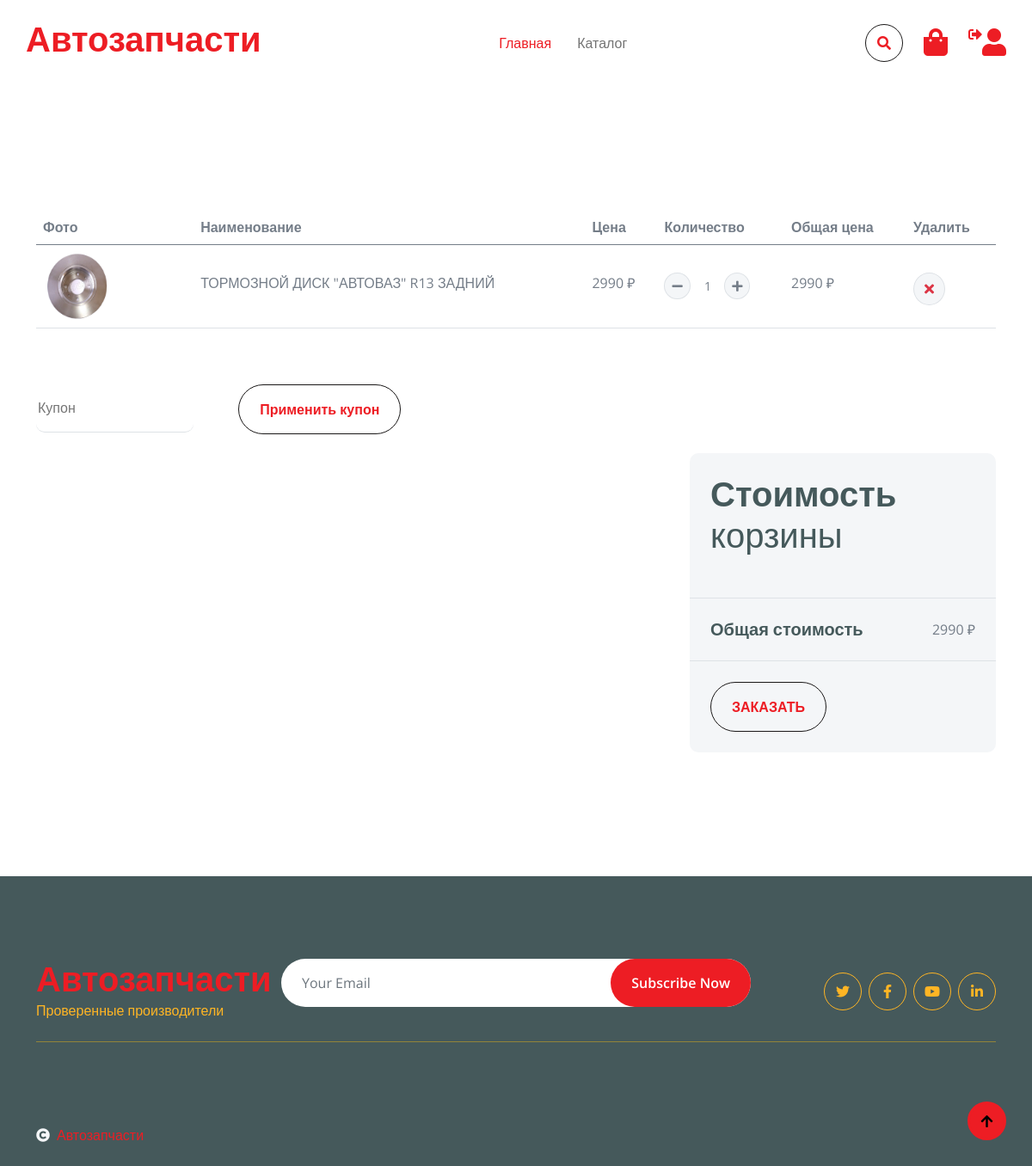
Page /basket/ (signed in) on the committed database.
### shop/models.py (models this page shows, shortened)
class Basket(models.Model):
    user = models.ForeignKey(CustomUser, on_delete=models.CASCADE, null=True)
    product = models.ForeignKey(Product, on_delete=models.CASCADE)
    quantity = models.PositiveIntegerField(default=0)
    created_timestamp = models.DateTimeField(auto_now_add=True)
    def sum(self):
        return self.quantity * self.product.price

class Product(models.Model):
    SEASON_CHOICES = (
        ('all', 'Всесезоная'),
        ('sum', 'Зимняя'),
        ('win', 'Летняя'),
    )
    category = models.ManyToManyField(Category, verbose_name='Категория', null=True)
    manufacturer = models.ForeignKey(Manufacturer, on_delete=models.CASCADE, verbose_name='Производитель', null=True)
    name = models.CharField(max_length=128)
    season = models.CharField(max_length=3, choices=SEASON_CHOICES, verbose_name='Сезонность')
    price = models.PositiveIntegerField(default=0, verbose_name='стоимость')
    short_description = models.CharField(max_length=50, verbose_name='Короткое описание', null=True, blank=True)
    description = models.TextField(null=True, blank=True, verbose_name='Описание')
    attributes = models.JSONField(null=True, blank=True, verbose_name='Атрибуты')
    image = models.ImageField(upload_to='products-image/', verbose_name='Изображение товара', null=True)

### shop/views.py (the view)
# urls.py: path('basket/', BasketListView.as_view(), name='basket'),
class BasketListView(ListView):
    template_name = 'shop/cart.html'
    def get_queryset(self):
        return Basket.objects.filter(user=self.request.user)
    def get_total_quantity(self):
        baskets = self.get_queryset()
        return sum(basket.quantity for basket in baskets)
    def get_total_sum(self):
        baskets = self.get_queryset()
        return sum(basket.sum() for basket in baskets)
    def get(self, request):
        context = {
            'object_list': self.get_queryset(),
            'total_quantity': self.get_total_quantity(),
            'total_sum': self.get_total_sum()
        }
        return render(request, self.template_name, context)

### shop/templates/shop/cart.html (shortened to what this page needs)
{% extends 'shop/base.html' %}
{% load static %}
{% block content %}
<div class="mt-5 container-fluid py-5">
            <div class="container py-5">
                <div class="table-responsive">
                    {% if object_list %}
                    <table class="table">
                        <thead>
                          <tr>
                            <th scope="col">Фото</th>
                            <th scope="col">Наименование</th>
                            <th scope="col">Цена</th>
                            <th scope="col">Количество</th>
                            <th scope="col">Общая цена</th>
                            <th scope="col">Удалить</th>
                          </tr>
                        </thead>
                        <tbody>
                        {%for basket in object_list %}
                            <tr>
                                <th scope="row">
                                    <div class="d-flex align-items-center">
                                        <img src="{{ basket.product.image.url }}" class="img-fluid me-5 rounded-circle" style="width: 80px; height: 80px;" alt="" alt="">
                                    </div>
                                </th>
                                <td>
                                    <p class="mb-0 mt-4">{{basket.product.name}}</p>
                                </td>
                                <td>
                                    <p class="mb-0 mt-4">{{basket.product.price}} ₽</p>
                                </td>
                                <td>
                                    <div class="input-group quantity mt-4" style="width: 100px;">
                                     <a href="{% url 'basket_del' basket.product.id %}">
                                            <div class="input-group-btn">
                                                <button class="btn btn-sm btn-minus rounded-circle bg-light border" >
                                                <i class="fa fa-minus"></i>
                                                </button>
                                            </div>
                                     </a>
                                        <input type="text" class="form-control form-control-sm text-center border-0" value="{{basket.quantity}}">
                                         <a href="{% url 'basket_add' basket.product.id %}">
                                         <div class="input-group-btn">
                                                <button class="btn btn-sm btn-plus rounded-circle bg-light border">
                                                    <i class="fa fa-plus"></i>
                                                </button>
                                        </a>
                                        </div>
                                    </div>
                                <td>
                                    <p class="mb-0 mt-4">{{ basket.sum }} ₽</p>
                                </td>
                                <td>
                                <a href="{% url 'basket_delete' basket.id%}">
                                    <button class="btn btn-md rounded-circle bg-light border mt-4" >
                                        <i class="fa fa-times text-danger"></i>
                                    </button>
                                </a>
                                </td>
                        {% endfor %}
                {% endif %}
                </div>
                {% if object_list %}
                    <div class="mt-5">
                        <input type="text" class="border-0 border-bottom rounded me-5 py-3 mb-4" placeholder="Купон">
                        <button class="btn border-secondary rounded-pill px-4 py-3 text-primary" type="button">Применить купон</button>
                    </div>
                {% endif %}
                    {% if object_list %}<div class="row g-4 justify-content-end">{% else %} <div class="row g-4 justify-content-sm-center"><div class="col-8"></div>{%endif%}
                    <div class="col-sm-8 col-md-7 col-lg-6 col-xl-4">
                        <div class="bg-light rounded">
                            {% if object_list %}
                                <div class="p-4">
                                    <h1 class="display-6 mb-4">Стоимость <span class="fw-normal">корзины</span></h1>
                                </div>
                                <div class="py-4 mb-4 border-top border-bottom d-flex justify-content-between">
                                    <h5 class="mb-0 ps-4 me-4">Общая стоимость</h5>
                                    <p class="mb-0 pe-4">{{ total_sum }} ₽</p>
                                </div>
                                <a href="{% url 'create_order' %}"><button class="btn border-secondary rounded-pill px-4 py-3 text-primary text-uppercase mb-4 ms-4" type="button">Заказать</button></a>
                            {% else %}
                                <div class="p-4">
                                    <h1 class="display-6 mb-4">Корзина <span class="fw-normal">пуста</span></h1>
                                </div>
                                <a href="{% url 'catalog' %}"><button class="btn border-secondary rounded-pill px-4 py-3 text-primary text-uppercase mb-4 ms-4" type="button">К покупкам</button></a>
                            {% endif %}
                        </div>
                    </div>
                </div>
            </div>
{% endblock %}

### shop/static/shop/css/style.css (style rules this page uses)
.btn { font-weight: 600; transition: .5s; }
.btn.border-secondary { transition: 0.5s; }

### rows in the picture
Basket: product.image (picture), product.name "ТОРМОЗНОЙ ДИСК \"АВТОВАЗ\" R13 ЗАДНИЙ", product.price "2990", quantity "1", sum "2990"

### other values in the picture
{{ total_sum }} "2990"
